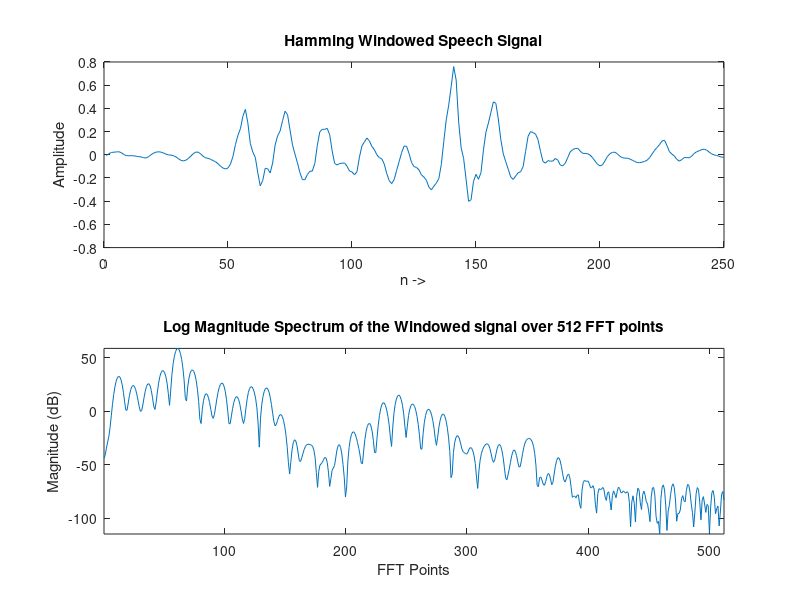

MATLAB code for this plot: (Note: this script raises an error after producing the figure.)
% % ---------------------------------------------
% Name : Manan Vyas
% USCID: 7483-8632-00
% Email: mvyas@usc.edu
% EE519 : Speech Recognition : P5
% % ----------------------------------------------

% Setup
clc;
clear all;
close all;

load('final2014_p5.mat');
N = length(speech1_10k); % Length of speech
Fs = 10000; % Hz  Sampling Frequency

% Part (A) - Windowing
% Ambiguity in language here : It is said that it should be assumed that
% the signal center starts from n=0 ; i.e: at n=0 then the sample at n=0 
% being the 500th sample of the original sample and the window starts from
% this sample to the next 250 samples.

% The language of the question can also be interpreted and the center neing
% the 500th sample and the window extending from sample 375 to 625th
% sample.However, I have gone ahead with the above interpretation.
% Although, it doesnt make any difference as the input signal is periodic
% and both the chunks are similiar.
% Please discuss it with me if any issues/clarifications regards to this !

% Setup the Hamming window => 25msec => 250 samples;
wLen = 250;
window = hamming(wLen);
% Window the signal - considering the instant n=500 as the new center of
% the sppech signal i.e: n' = 0 (500) and hence applying the window from
% sample instants 500 to 750 for windowing
Speech = speech1_10k(500:749);
wSpeech = Speech.*window'; % windowed speech here
% Log magnitude plot of the DFT of the windowed signal
figure
hold on
logMag = (20*log(abs(fft(wSpeech,1024)))); % FFT -> log mag(FFT)
Mag = abs(fft(wSpeech,1024));
phase = angle(fft(wSpeech,1024));
Mag = Mag(1:512);
logMag = logMag(1:512);
phase = phase(1:512);
subplot(2,1,1); axis tight;
plot(wSpeech); title('Hamming Windowed Speech Signal'); xlabel('n ->');ylabel('Amplitude');
subplot(2,1,2)
plot(logMag);
xlabel('FFT Points'); ylabel('Magnitude (dB)'); axis tight;
title('Log Magnitude Spectrum of the Windowed signal over 512 FFT points');

% Part (B) - Peak Picking on the 512 points of the Log Magnitude spectrum
pickedPeaks = final_2014_peak_pick(Mag);
% We have the location of the picked peaks in pickedPeaks here
% Now finding the corresponding log mag values at those peaks the the
% frequency location corresponding to those FFT locations
for i=1:1:length(pickedPeaks)
   magAtPeaks(i) = Mag(pickedPeaks(i)); 
   phaseAtPeaks(i) = phase(pickedPeaks(i));
   frequencyAtPeaks(i) = (pickedPeaks(i));
end
L = length(pickedPeaks);
% Generate a 3D array containing this information
peakData(1,length(pickedPeaks),1) = Mag(length(pickedPeaks));
peakData(1,length(pickedPeaks),2) = phaseAtPeaks(length(pickedPeaks));
peakData(1,length(pickedPeaks),3) = frequencyAtPeaks(length(pickedPeaks));
frequencyAtPeaks = (frequencyAtPeaks).*(pi/1024);
% Got peak Data
% Plot the superimposed peaks on the original peaks
figure
hold on
plot(logMag);
scale = 1:(512):(512*60);
plot((frequencyAtPeaks).*(1025/pi),20*log(magAtPeaks),'rx');axis tight;
xlabel('FFT points'); ylabel('20*log(magnitude(fft))');
title('Log magitude FFT and magnitude of picked peaks superimposed');
legend('20*log|FFT(windowedSpeech|','log magnitude of peaks picked');
hold off;

% Part (C) : Reconstruction of the signal using Sinusiods and above data
% Now reconstruct using the original signal using sum of sines
Sn = generateSine(magAtPeaks, phaseAtPeaks, frequencyAtPeaks, length(speech1_10k));
figure
hold on;
axis tight;
subplot(2,1,1)
plot(Sn); xlabel('n ->'); ylabel('Amplitude'); title('Reconstructed speech signal');
subplot(2,1,2)
plot(speech1_10k,'r-'); xlabel('n ->'); ylabel('Amplitude'); title('Original speech signal');

% Part (D) : Reconstruction of the signal using Sinusiods and above data
% with phase offset 0
% Now reconstruct using the original signal using sum of sines; phase -> 0
phaseAtPeaks = zeros(1,length(pickedPeaks));
Sn2 = generateSine(magAtPeaks, phaseAtPeaks, frequencyAtPeaks, length(speech1_10k));
figure
hold on;
axis tight;
subplot(2,1,1)
plot(Sn./(max(Sn))); xlabel('n ->'); ylabel('Amplitude'); title('Reconstructed speech signal with phase offset 0');
subplot(2,1,2)
plot(speech1_10k,'r-'); xlabel('n ->'); ylabel('Amplitude'); title('Original speech signal');

% Part (E) : Comparision between reconstructed signals obtained from
% Part(C) and Part(D)
figure
hold on;
plot(Sn./(max(Sn)));
plot(Sn2./(max(Sn2)),'r-'); xlabel('n ->'); ylabel('Amplitude'); title('Comparision between part(C) and part(D)');
legend('Reconstructed signal','Reconstructed signal with phase offset = 0')



